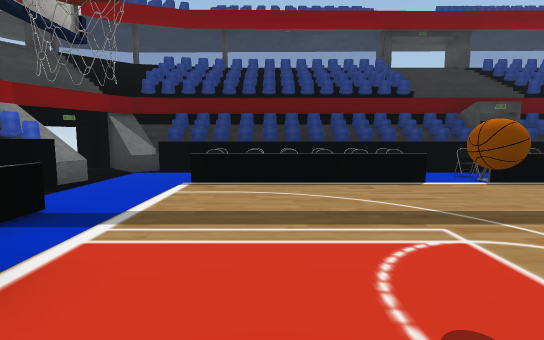
view 1 (above)

20 first-person views from a walk through a Unity game level. The camera is 1.5 m above the floor, tilts 6° down and sees 85° across. The floor is counted in squares, 2 m on a side. Each view is taken from the middle of a square. On the plan, view 1 faces up. The plan holds only what a view shows up to about 10 squares ahead; the rest is blank. The place goes on beyond the plan. The player character is not drawn. Some animated figures are left out. Some surface patterns are stand-ins.

view 2
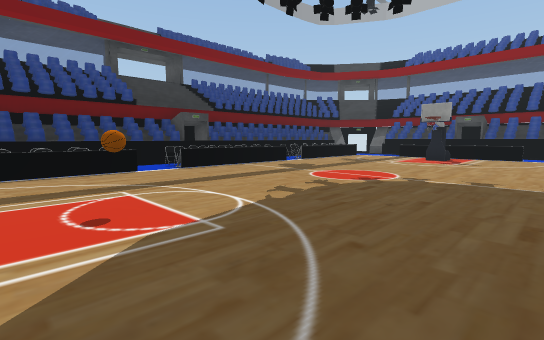

view 3
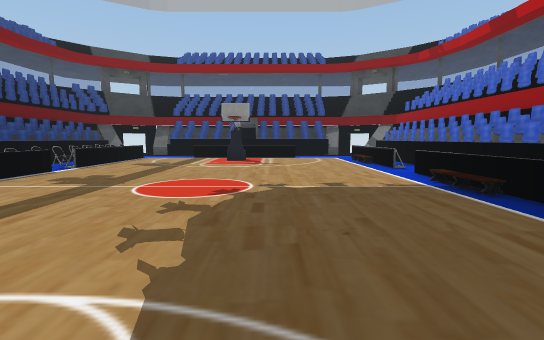

view 4
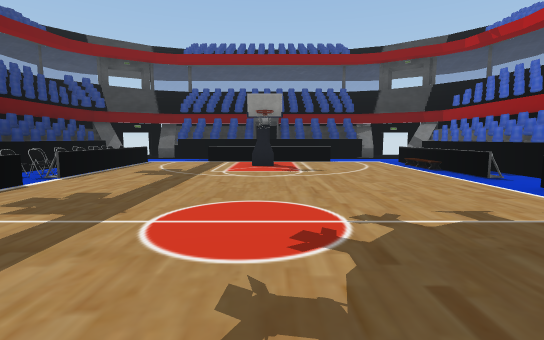

view 5
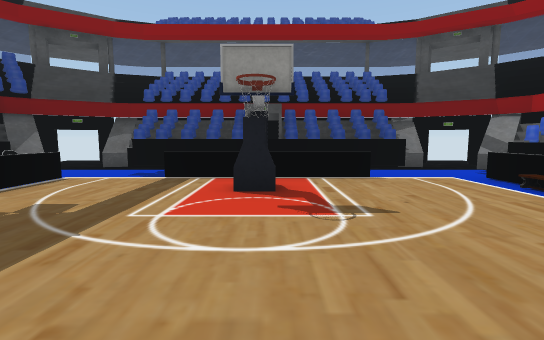

view 6
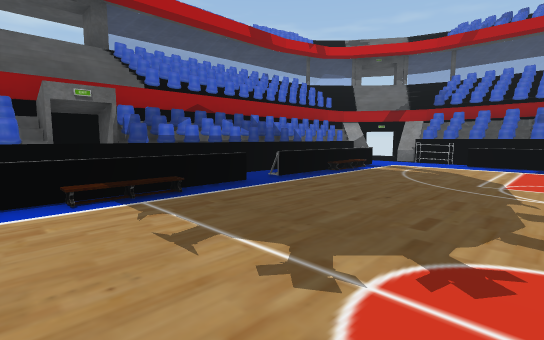

view 7
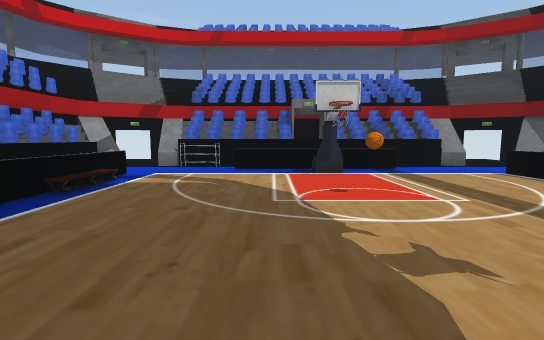

view 8
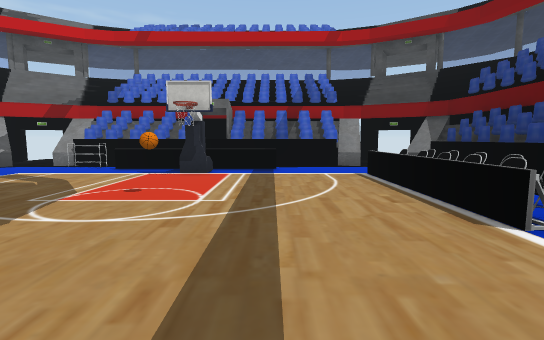

view 9
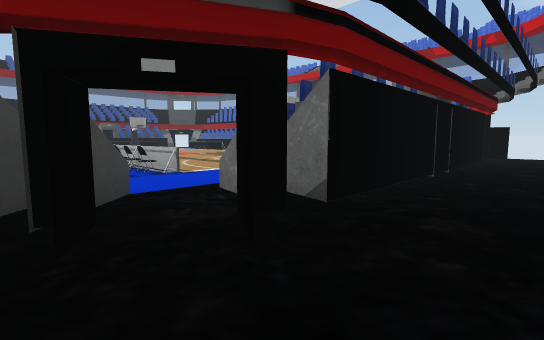

view 10
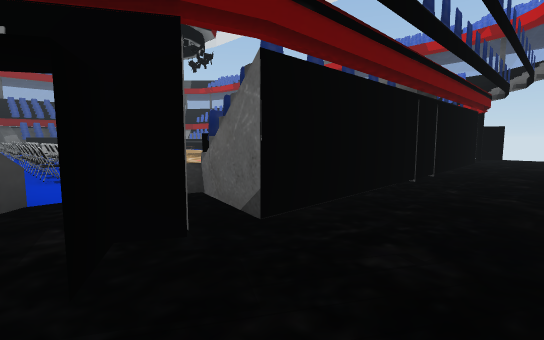

view 11
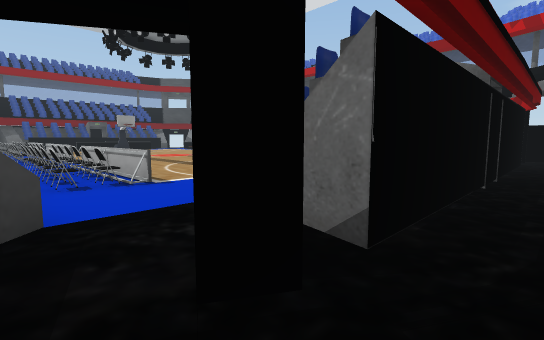

view 12
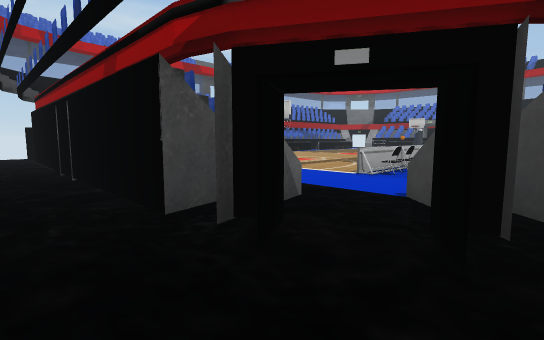

view 13
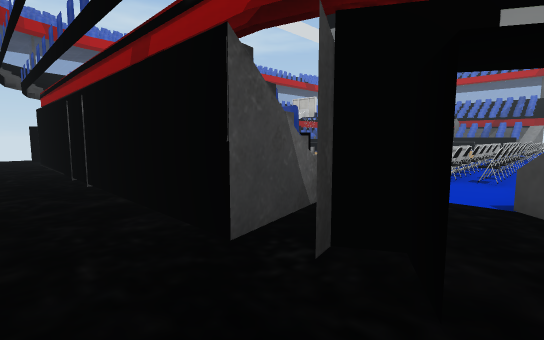

view 14
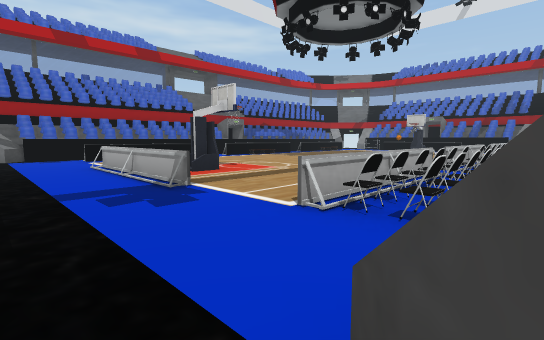

view 15
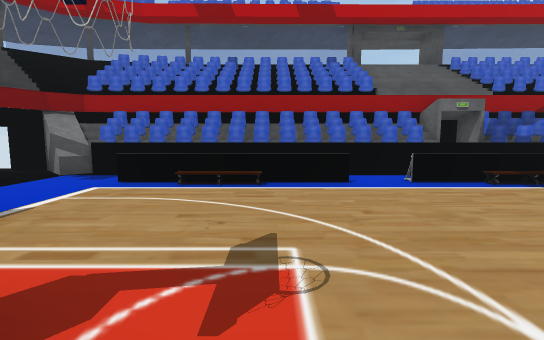

view 16
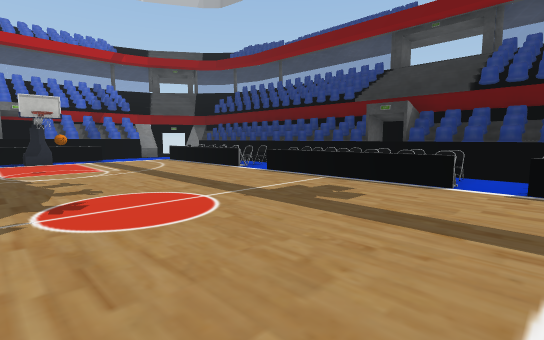

view 17
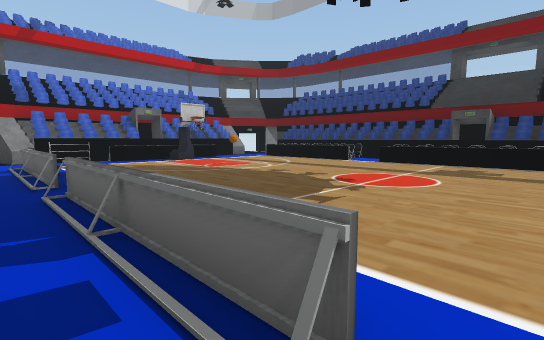

view 18
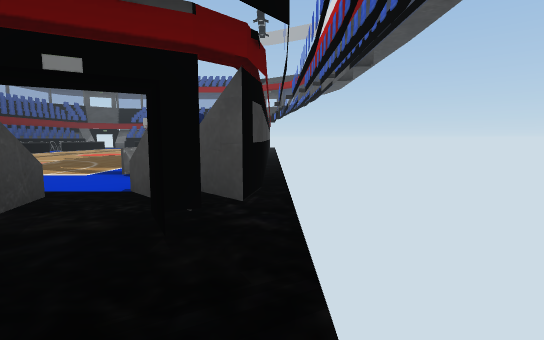

view 19
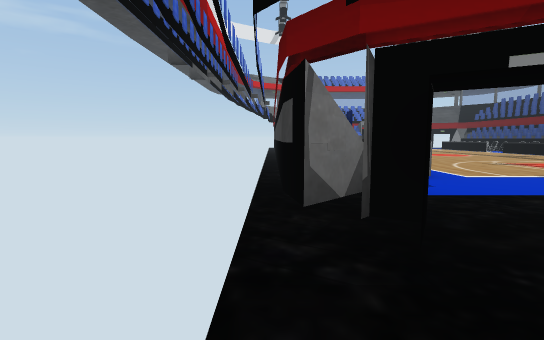

view 20
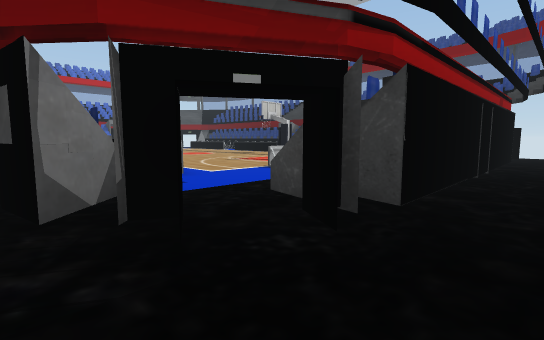

### Floor plan
Key: @ floor where view 1 was taken; # wall or solid block; x gap in a wall; . main floor; - floor 0.25 m lower than the main floor; / step, stairs or slope; = window, fence, low wall or low ledge; ^ raised ledge; O other object.
Columns run from 7 left of view 1 to 18 right of it. Each row starts with its distance up from view 1.
  8 - ###################### -
  7 ----^^^^^^^^^^^^^^^^^^----
  6   #-..OOOO.OOOOOOOOO..-#-
  5  -##..====.====.====..^#--
  4 --##..................-#--
  3 --##.=..............=.-#--
  2 --##.=..............=.-#--
  1 --#^.O..#..........O=.-#--
  0 --##.=.@............=.-#--
 -1 --###=..............=.-#--
 -2 --###.................-#--
 -3 --##..=/==.=//=.==/=..^##-
 -4  -#-..............  ..--#
 -5  -######################-
 -6 ----------      ----- x---

Positions as (right, up) in squares from view 1, and headings:
1: (0, 0), facing up
2: (0, -2), facing up-right
3: (1, 0), facing right
4: (3, 1), facing right
5: (7, 1), facing right
6: (7, 1), facing down-left
7: (5, 0), facing left
8: (5, 3), facing left
9: (-7, 8), facing down-right
10: (-7, 7), facing down-right
11: (-6, 7), facing down-right
12: (18, 8), facing down-left
13: (18, 7), facing down-left
14: (15, 7), facing down-left
15: (10, 2), facing down
16: (9, 0), facing up-left
17: (8, -4), facing up-left
18: (-7, -6), facing right
19: (18, -6), facing left
20: (18, -6), facing up-left
